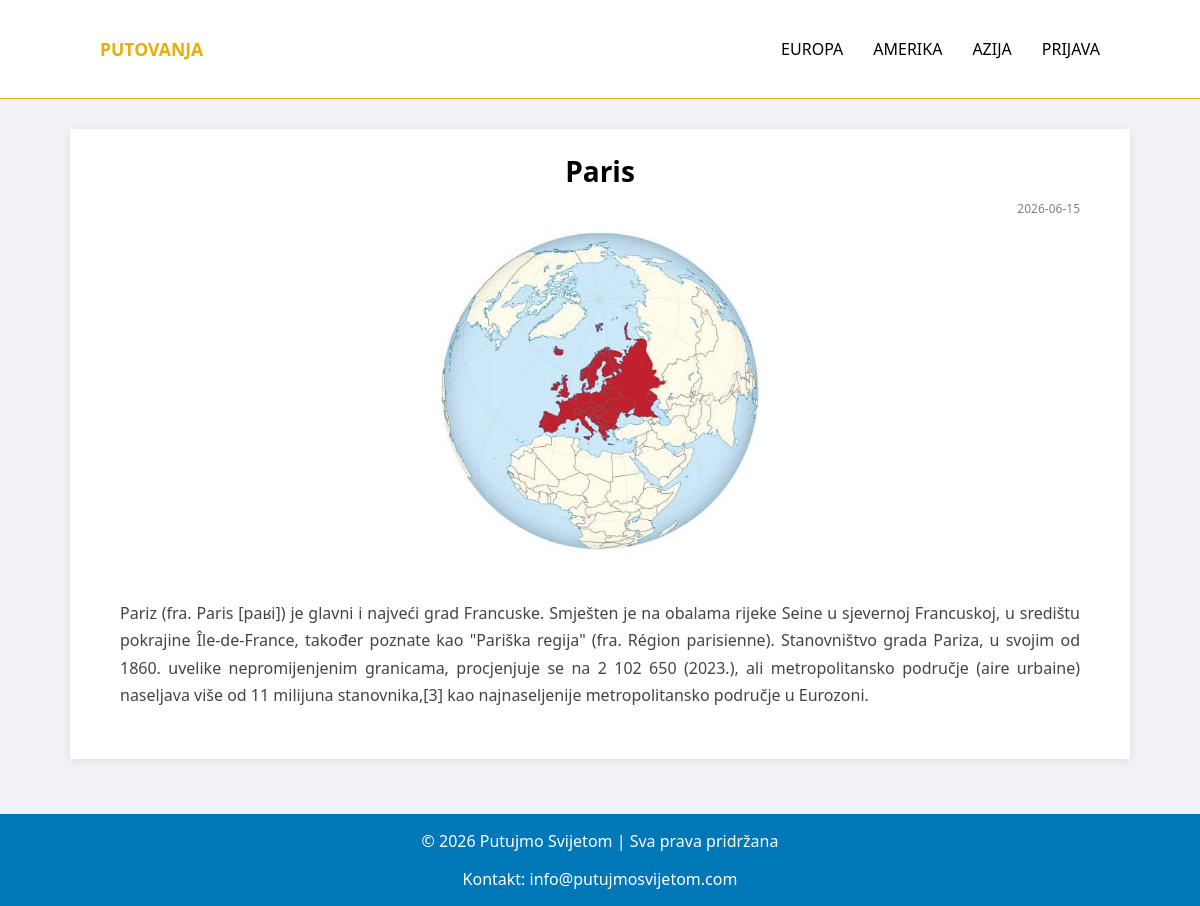
Page /clanak.php?id=1 on the committed database.
### tables this page shows
CREATE TABLE `destinacije` (
  `id` int(11) NOT NULL,
  `datum` date NOT NULL,
  `naslov` varchar(100) NOT NULL,
  `sazetak` text NOT NULL,
  `tekst` text NOT NULL,
  `slika` varchar(100) NOT NULL,
  `kategorija` varchar(50) NOT NULL,
  `arhiva` tinyint(1) DEFAULT 0
);

### clanak.php (the view, shortened to what this page needs)
<?php
include 'connect.php';
$id = intval($_GET['id']);
$sql = "SELECT * FROM destinacije WHERE id = $id AND arhiva = 0";
$result = $conn->query($sql);
$row = $result->fetch_assoc();
?>
<!DOCTYPE html>
<html lang="hr">
<head>
    <link rel="stylesheet" href="style.css">
</head>
<body>
<?php include 'header.php'; ?>
<main >
    <section>
        <h1 class="naslov">
        <?php echo $row['naslov']; ?>
        </h1>
        <div class="datum">
            <?php echo $row['datum']; ?>
        </div>
        <img class="slika" src="uploads/<?php echo $row['slika']; ?>" alt="">
        <p class="tekst">
            <?php echo nl2br($row['tekst']); ?>
        </p>
    </section>
</main>
<?php include 'footer.php'; ?>
</body>
</html>

### style.css (style rules this page uses)
:root { --zuta-boja: #e6ae06; --plava-boja: #0077b6; }
body { font-family: 'Segoe UI', Arial, sans-serif; margin: 0; padding: 0; background-color: #f0f2f5; color: #333; display: flex; flex-direction: column; min-height: 100vh; }
main { max-width: 1100px; width: 100%; margin: 30px auto; padding: 0 20px; box-sizing: border-box; flex: 1; }
main section { width: 100%; background-color: #fff; box-shadow: 0 2px 10px rgba(0, 0, 0, 0.08); margin-bottom: 25px; overflow: hidden; }
.naslov { font-size: 28px; margin-bottom: 10px; text-align: center; color: rgb(0, 0, 0); }
.datum { font-size: 12px; color: gray; margin-bottom: 15px; text-align: right; margin-right: 50px; }
.slika { display: block; width: 30%; margin: 0 auto; margin-bottom: 20px; }
.tekst { line-height: 1.7; color: #444; text-align: justify; margin: 50px; }

### rows in the picture
destinacije: naslov "Paris", datum "2026-06-15", slika (picture), tekst "Pariz (fra. Paris [paʁi]) je glavni i najveći grad Francuske. Smješten je na obalama rijeke Seine u sjevernoj Francuskoj, u središtu pokrajine Île-de-France, također poznate kao \"Pariška regija\" (fra. Région parisienne). Stanovništvo grada Pariza, u svojim od 1860. uvelike nepromijenjenim granicama, procjenjuje se na 2 102 650 (2023.), ali metropolitansko područje (aire urbaine) naseljava više od 11 milijuna stanovnika,[3] kao najnaseljenije metropolitansko područje u Eurozoni."
